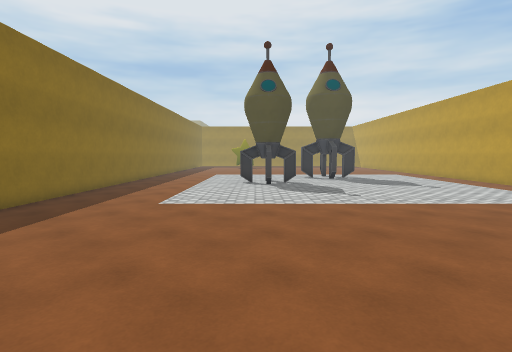
[1] (above)

18 first-person views from a walk through a Unity game level. The camera is 1.5 m above the floor, tilts 4° down and sees 80° across. Doors are open. The floor is counted in squares, 1 m on a side. Each view is taken from the middle of a square. On the plan, view 1 faces up. The plan holds only what a view shows up to about 15 squares ahead; the rest is blank. The place goes on beyond the plan. The player character is not drawn. Some surface patterns are stand-ins.

[2]
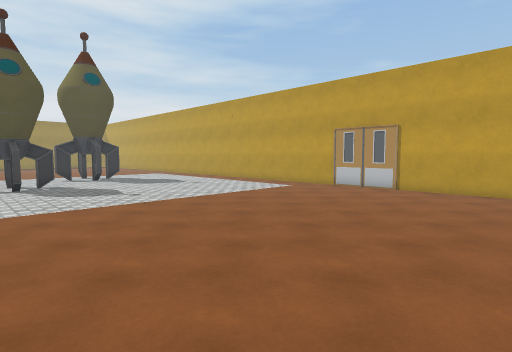

[3]
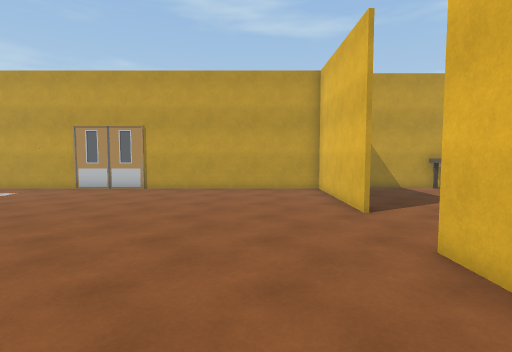

[4]
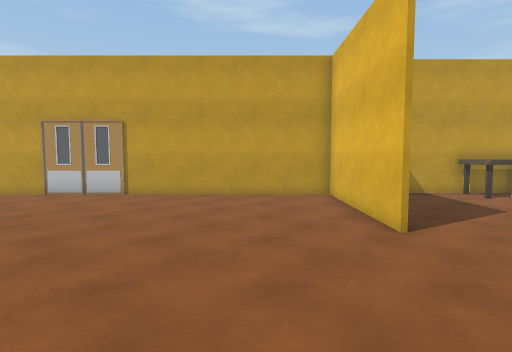

[5]
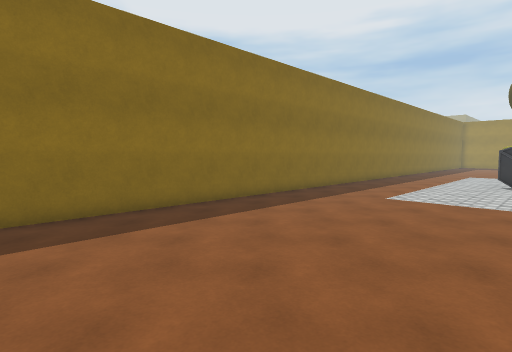

[6]
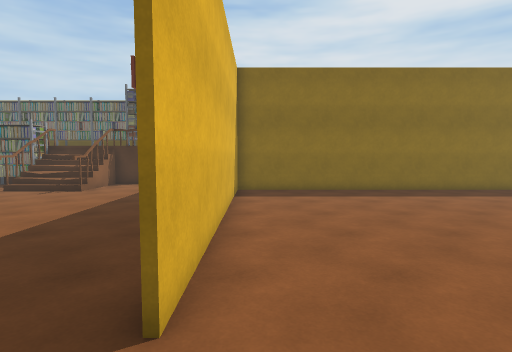

[7]
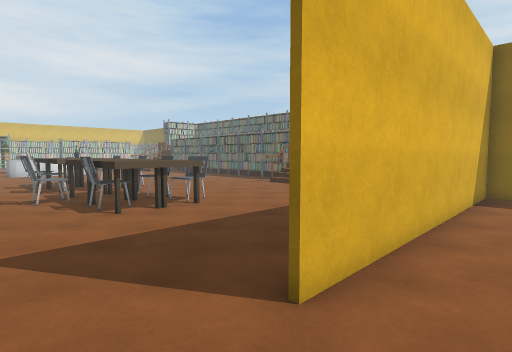

[8]
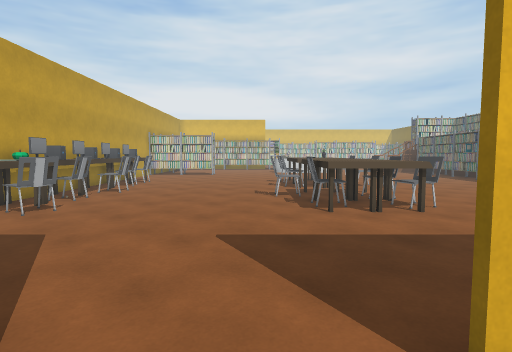

[9]
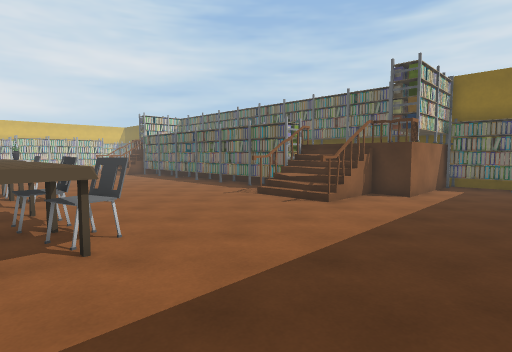

[10]
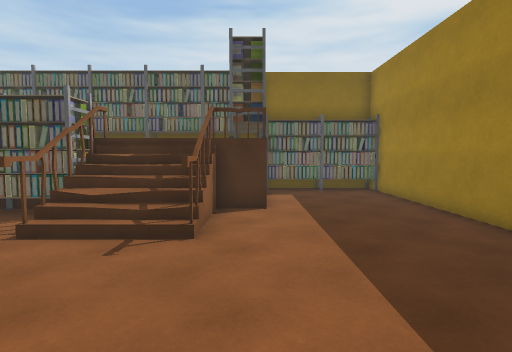

[11]
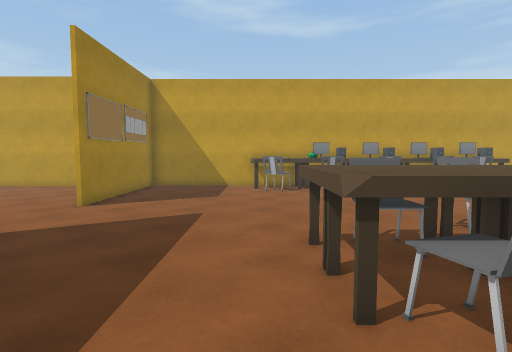

[12]
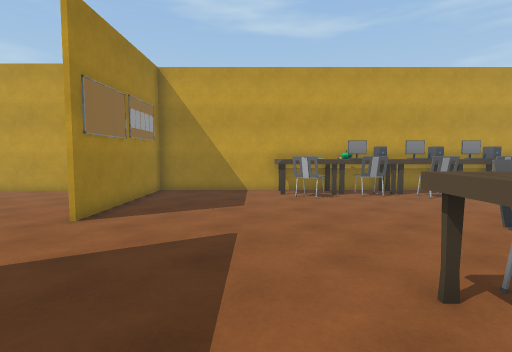

[13]
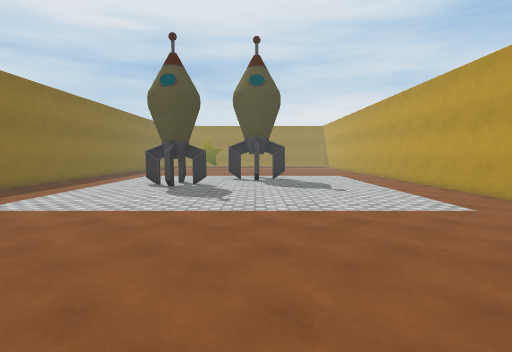

[14]
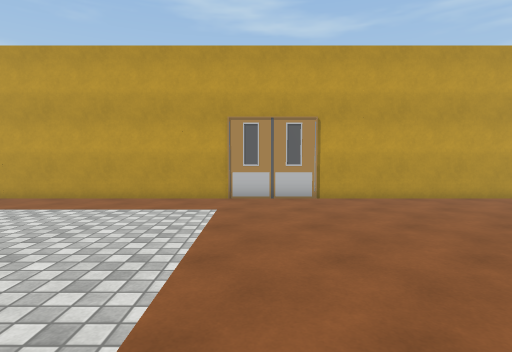

[15]
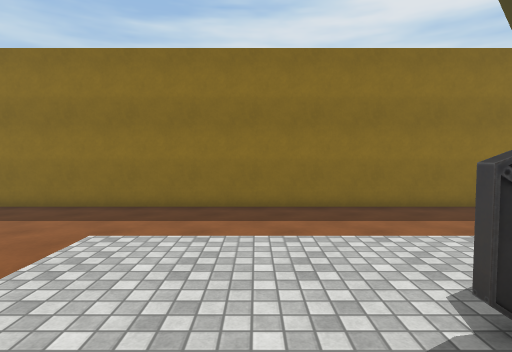

[16]
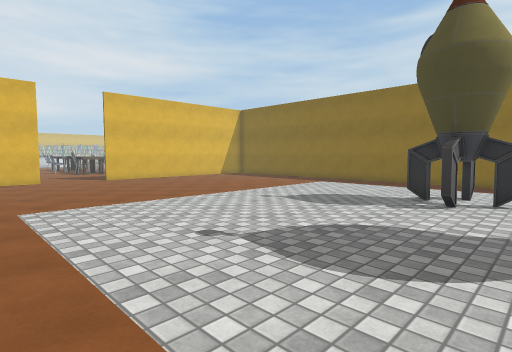

[17]
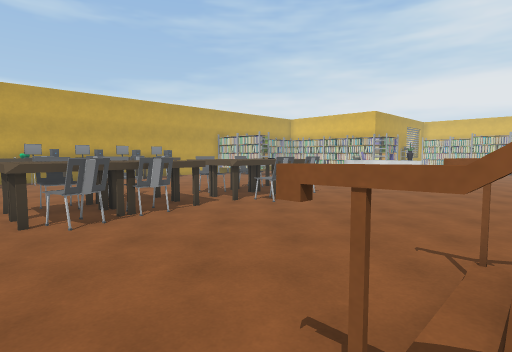

[18]
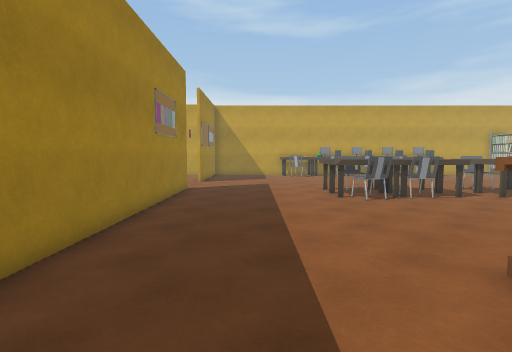

### Floor plan
Key: @ floor where view 1 was taken; # wall or solid block; x gap in a wall; . main floor; : floor 0.25 m higher than the main floor; + floor 1.5 m higher than the main floor; / step, stairs or slope; D open door; = window, fence, low wall or low ledge; O other object.
Columns run from 15 left of view 1 to 13 right of it. Each row starts with its distance up from view 1.
 16         #....:: :::O::::/...#
 15         #....:::O:::::::/...#
 14         #....:OOOO::::::/...#
 13         #....:::O:::::::/...#
 12         #....:::::::::::/...#
 11         #....:::::::::::/...#
 10         #....:::::::::::/...#
  9         #....:::::::::::/...#
  8         #....////////////...#
  7         #...................#
  6         #...................#
  5         #...................#
  4         #...................#
  3         #...................#
  2         #...................#
  1         #...................#
  0         #......@............#
 -1         #...................#
 -2         #...................#
 -3 ###################DDD#######
 -4 #O..........................#
 -5 #O..........................#
 -6 #O..........................#
 -7 #O..........................#
 -8 #######...................OO#
 -9       #=##......OOO......OOO#
-10       +//......OOOO.......OO#
-11       +//......OOOO.......OO#
-12       ##x......OOOOO......OO#
-13       OO........OOOO.....OOO#
-14       OO..................OO#
-15       OO.......OOOO.......OO#
-16       OO......OOOOOO......OO#

Positions as (right, up) in squares from view 1, and headings:
1: (0, 0), facing up
2: (-1, 0), facing up-right
3: (-1, 0), facing right
4: (1, 0), facing right
5: (1, -1), facing up-left
6: (6, -2), facing left
7: (6, -1), facing down-left
8: (5, -1), facing down
9: (2, -4), facing down-left
10: (-1, -8), facing left
11: (-2, -8), facing right
12: (0, -7), facing right
13: (4, 1), facing up
14: (2, 7), facing right
15: (3, 11), facing left
16: (10, 16), facing down-left
17: (-7, -8), facing down-right
18: (-10, -6), facing right
